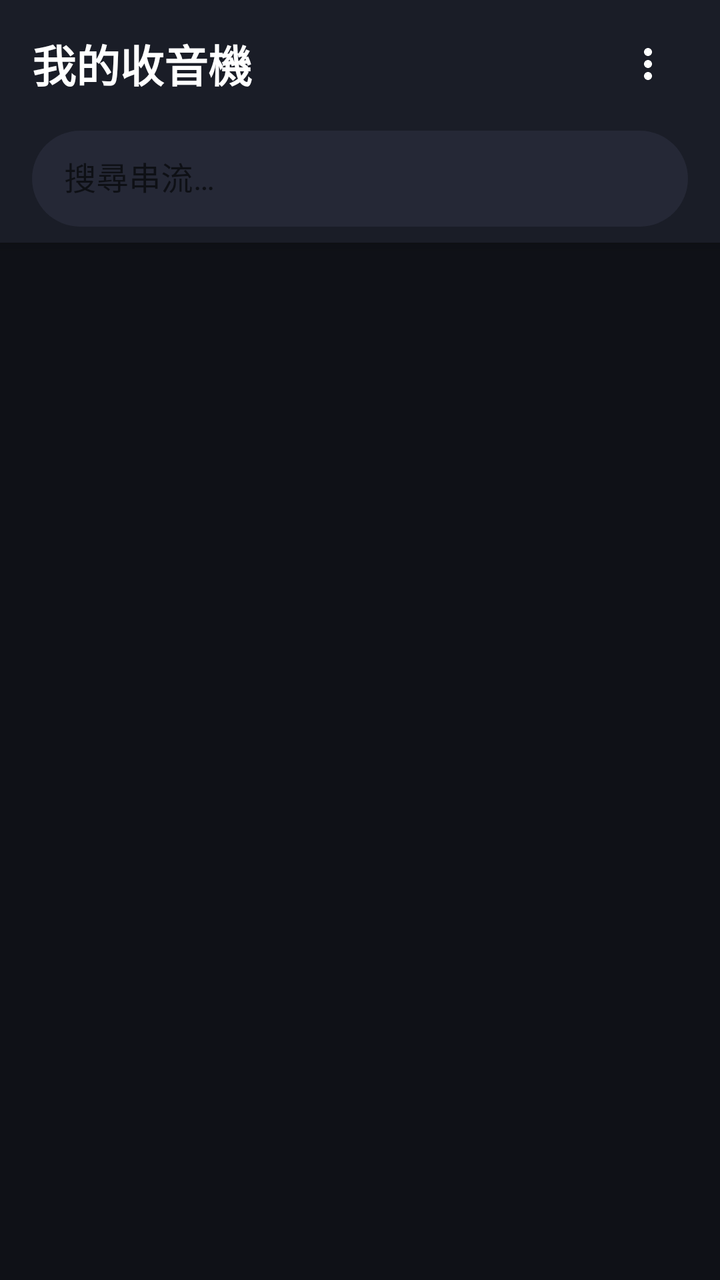
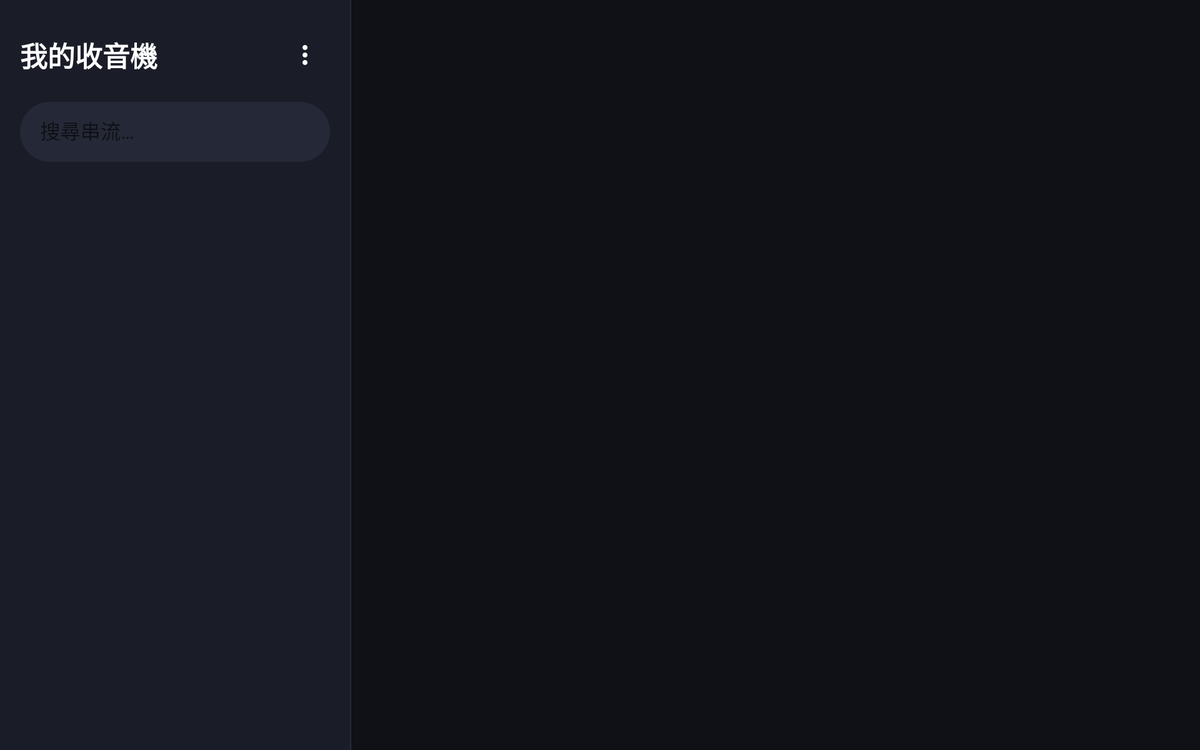

An Android layout and its configuration variant, each rendered on a device that would load it. The default file and the variant file are quoted in full after the pictures.
<!-- AndroidManifest.xml: application theme Theme.MyRadio -->
<!-- res/layout/activity_main.xml -->
<?xml version="1.0" encoding="utf-8"?>
<androidx.coordinatorlayout.widget.CoordinatorLayout
    xmlns:android="http://schemas.android.com/apk/res/android"
    xmlns:app="http://schemas.android.com/apk/res-auto"
    android:layout_width="match_parent"
    android:layout_height="match_parent"
    android:background="@color/bg_dark"
    android:focusable="true"
    android:focusableInTouchMode="true">

    <com.google.android.material.appbar.AppBarLayout
        android:id="@+id/appBar"
        android:layout_width="match_parent"
        android:layout_height="wrap_content"
        android:background="@color/surface_dark"
        app:elevation="4dp">

        <LinearLayout
            android:layout_width="match_parent"
            android:layout_height="wrap_content"
            android:orientation="vertical"
            android:paddingTop="12dp"
            android:paddingBottom="8dp">

            
            <LinearLayout
                android:layout_width="match_parent"
                android:layout_height="wrap_content"
                android:orientation="horizontal"
                android:gravity="center_vertical"
                android:paddingHorizontal="16dp"
                android:paddingBottom="8dp">

                <TextView
                    android:layout_width="0dp"
                    android:layout_height="wrap_content"
                    android:layout_weight="1"
                    android:text="@string/app_name"
                    android:textColor="@color/white"
                    android:textSize="22sp"
                    android:textStyle="bold" />

                <ImageButton
                    android:id="@+id/btnMenu"
                    android:layout_width="40dp"
                    android:layout_height="40dp"
                    android:src="@drawable/ic_more_vert"
                    android:background="?attr/selectableItemBackgroundBorderless"
                    android:contentDescription="@string/menu_desc"
                    app:tint="@color/white" />
            </LinearLayout>

            <com.google.android.material.textfield.TextInputLayout
                android:layout_width="match_parent"
                android:layout_height="wrap_content"
                android:paddingHorizontal="16dp"
                app:boxBackgroundColor="@color/input_bg"
                app:boxCornerRadiusBottomEnd="24dp"
                app:boxCornerRadiusBottomStart="24dp"
                app:boxCornerRadiusTopEnd="24dp"
                app:boxCornerRadiusTopStart="24dp"
                app:boxStrokeWidth="0dp"
                app:hintTextColor="@color/hint_color"
                style="@style/Widget.MaterialComponents.TextInputLayout.OutlinedBox">

                <com.google.android.material.textfield.TextInputEditText
                    android:id="@+id/searchInput"
                    android:layout_width="match_parent"
                    android:layout_height="48dp"
                    android:hint="@string/search_hint"
                    android:textColor="@color/white"
                    android:textColorHint="@color/hint_color"
                    android:inputType="text"
                    android:imeOptions="actionSearch"
                    android:background="@null" />
            </com.google.android.material.textfield.TextInputLayout>

        </LinearLayout>
    </com.google.android.material.appbar.AppBarLayout>

    <FrameLayout
        android:layout_width="match_parent"
        android:layout_height="match_parent"
        app:layout_behavior="@string/appbar_scrolling_view_behavior">

        <androidx.recyclerview.widget.RecyclerView
            android:id="@+id/recyclerView"
            android:layout_width="match_parent"
            android:layout_height="match_parent"
            android:clipToPadding="false"
            android:paddingBottom="16dp"
            android:scrollbars="vertical" />

        <TextView
            android:id="@+id/emptyView"
            android:layout_width="match_parent"
            android:layout_height="match_parent"
            android:gravity="center"
            android:text="@string/no_streams_found"
            android:textColor="@color/hint_color"
            android:textSize="16sp"
            android:visibility="gone" />
    </FrameLayout>

</androidx.coordinatorlayout.widget.CoordinatorLayout>
<!-- resources referenced by this layout -->
<resources>
  <color name="bg_dark">#0F1117</color>
  <color name="hint_color">#7A7F9A</color>
  <color name="input_bg">#252836</color>
  <color name="surface_dark">#1A1D27</color>
  <color name="white">#FFFFFF</color>
  <!-- drawable ic_more_vert (drawable) -->
  <?xml version="1.0" encoding="utf-8"?>
  <vector xmlns:android="http://schemas.android.com/apk/res/android"
      android:width="24dp" android:height="24dp"
      android:viewportWidth="24" android:viewportHeight="24">
      <path android:fillColor="#FFFFFF"
          android:pathData="M12,8c1.1,0 2,-0.9 2,-2s-0.9,-2 -2,-2 -2,0.9 -2,2 0.9,2 2,2zM12,10c-1.1,0 -2,0.9 -2,2s0.9,2 2,2 2,-0.9 2,-2 -0.9,-2 -2,-2zM12,16c-1.1,0 -2,0.9 -2,2s0.9,2 2,2 2,-0.9 2,-2 -0.9,-2 -2,-2z"/>
  </vector>
  <string name="app_name">我的收音機</string>
  <string name="menu_desc">更多選項</string>
  <string name="no_streams_found">找不到串流</string>
  <string name="search_hint">搜尋串流…</string>
  <style name="Theme.MyRadio" parent="Theme.MaterialComponents.DayNight.NoActionBar">
          <item name="colorPrimary">@color/accent</item>
          <item name="colorSurface">@color/surface_dark</item>
          <item name="android:windowBackground">@color/bg_dark</item>
          <item name="android:statusBarColor">@color/surface_dark</item>
          <item name="android:navigationBarColor">@color/bg_dark</item>
      </style>
  <color name="accent">#00E5FF</color>
</resources>
<!-- res/layout-sw600dp-land/activity_main.xml (the repository's variant of the layout above) -->
<!-- drawn on a 7-inch tablet turned sideways -->
<?xml version="1.0" encoding="utf-8"?>
<LinearLayout
    xmlns:android="http://schemas.android.com/apk/res/android"
    xmlns:app="http://schemas.android.com/apk/res-auto"
    android:layout_width="match_parent"
    android:layout_height="match_parent"
    android:orientation="horizontal"
    android:background="@color/bg_dark"
    android:focusable="true"
    android:focusableInTouchMode="true">

    
    <LinearLayout
        android:id="@+id/sidebarPanel"
        android:layout_width="280dp"
        android:layout_height="match_parent"
        android:orientation="vertical"
        android:background="@color/surface_dark"
        android:elevation="4dp">

        
        <LinearLayout
            android:layout_width="match_parent"
            android:layout_height="wrap_content"
            android:orientation="horizontal"
            android:gravity="center_vertical"
            android:paddingTop="24dp"
            android:paddingHorizontal="16dp"
            android:paddingBottom="12dp">

            <TextView
                android:layout_width="0dp"
                android:layout_height="wrap_content"
                android:layout_weight="1"
                android:text="@string/app_name"
                android:textColor="@color/white"
                android:textSize="22sp"
                android:textStyle="bold" />

            <ImageButton
                android:id="@+id/btnMenu"
                android:layout_width="40dp"
                android:layout_height="40dp"
                android:src="@drawable/ic_more_vert"
                android:background="?attr/selectableItemBackgroundBorderless"
                android:contentDescription="@string/menu_desc"
                app:tint="@color/white" />
        </LinearLayout>

        
        <com.google.android.material.textfield.TextInputLayout
            android:layout_width="match_parent"
            android:layout_height="wrap_content"
            android:paddingHorizontal="16dp"
            android:paddingBottom="12dp"
            app:boxBackgroundColor="@color/input_bg"
            app:boxCornerRadiusBottomEnd="24dp"
            app:boxCornerRadiusBottomStart="24dp"
            app:boxCornerRadiusTopEnd="24dp"
            app:boxCornerRadiusTopStart="24dp"
            app:boxStrokeWidth="0dp"
            app:hintTextColor="@color/hint_color"
            style="@style/Widget.MaterialComponents.TextInputLayout.OutlinedBox">

            <com.google.android.material.textfield.TextInputEditText
                android:id="@+id/searchInput"
                android:layout_width="match_parent"
                android:layout_height="48dp"
                android:hint="@string/search_hint"
                android:textColor="@color/white"
                android:textColorHint="@color/hint_color"
                android:inputType="text"
                android:imeOptions="actionSearch"
                android:background="@null" />
        </com.google.android.material.textfield.TextInputLayout>

    </LinearLayout>

    
    <View
        android:layout_width="1dp"
        android:layout_height="match_parent"
        android:background="@color/stroke_color" />

    
    <FrameLayout
        android:layout_width="0dp"
        android:layout_height="match_parent"
        android:layout_weight="1">

        <androidx.recyclerview.widget.RecyclerView
            android:id="@+id/recyclerView"
            android:layout_width="match_parent"
            android:layout_height="match_parent"
            android:clipToPadding="false"
            android:paddingVertical="8dp"
            android:scrollbars="vertical"
            android:nestedScrollingEnabled="false" />

        <TextView
            android:id="@+id/emptyView"
            android:layout_width="match_parent"
            android:layout_height="match_parent"
            android:gravity="center"
            android:text="@string/no_streams_found"
            android:textColor="@color/hint_color"
            android:textSize="16sp"
            android:visibility="gone" />
    </FrameLayout>

</LinearLayout>
<!-- resources referenced by the variant -->
<!-- as a 7-inch tablet turned sideways resolves them -->
<resources>
  <color name="bg_dark">#0F1117</color>
  <color name="hint_color">#7A7F9A</color>
  <color name="input_bg">#252836</color>
  <color name="stroke_color">#2A2D3E</color>
  <color name="surface_dark">#1A1D27</color>
  <color name="white">#FFFFFF</color>
  <!-- drawable ic_more_vert (drawable) -->
  <?xml version="1.0" encoding="utf-8"?>
  <vector xmlns:android="http://schemas.android.com/apk/res/android"
      android:width="24dp" android:height="24dp"
      android:viewportWidth="24" android:viewportHeight="24">
      <path android:fillColor="#FFFFFF"
          android:pathData="M12,8c1.1,0 2,-0.9 2,-2s-0.9,-2 -2,-2 -2,0.9 -2,2 0.9,2 2,2zM12,10c-1.1,0 -2,0.9 -2,2s0.9,2 2,2 2,-0.9 2,-2 -0.9,-2 -2,-2zM12,16c-1.1,0 -2,0.9 -2,2s0.9,2 2,2 2,-0.9 2,-2 -0.9,-2 -2,-2z"/>
  </vector>
  <string name="app_name">我的收音機</string>
  <string name="menu_desc">更多選項</string>
  <string name="no_streams_found">找不到串流</string>
  <string name="search_hint">搜尋串流…</string>
  <style name="Theme.MyRadio" parent="Theme.MaterialComponents.DayNight.NoActionBar">
          <item name="colorPrimary">@color/accent</item>
          <item name="colorSurface">@color/surface_dark</item>
          <item name="android:windowBackground">@color/bg_dark</item>
          <item name="android:statusBarColor">@color/surface_dark</item>
          <item name="android:navigationBarColor">@color/bg_dark</item>
      </style>
  <color name="accent">#00E5FF</color>
</resources>
